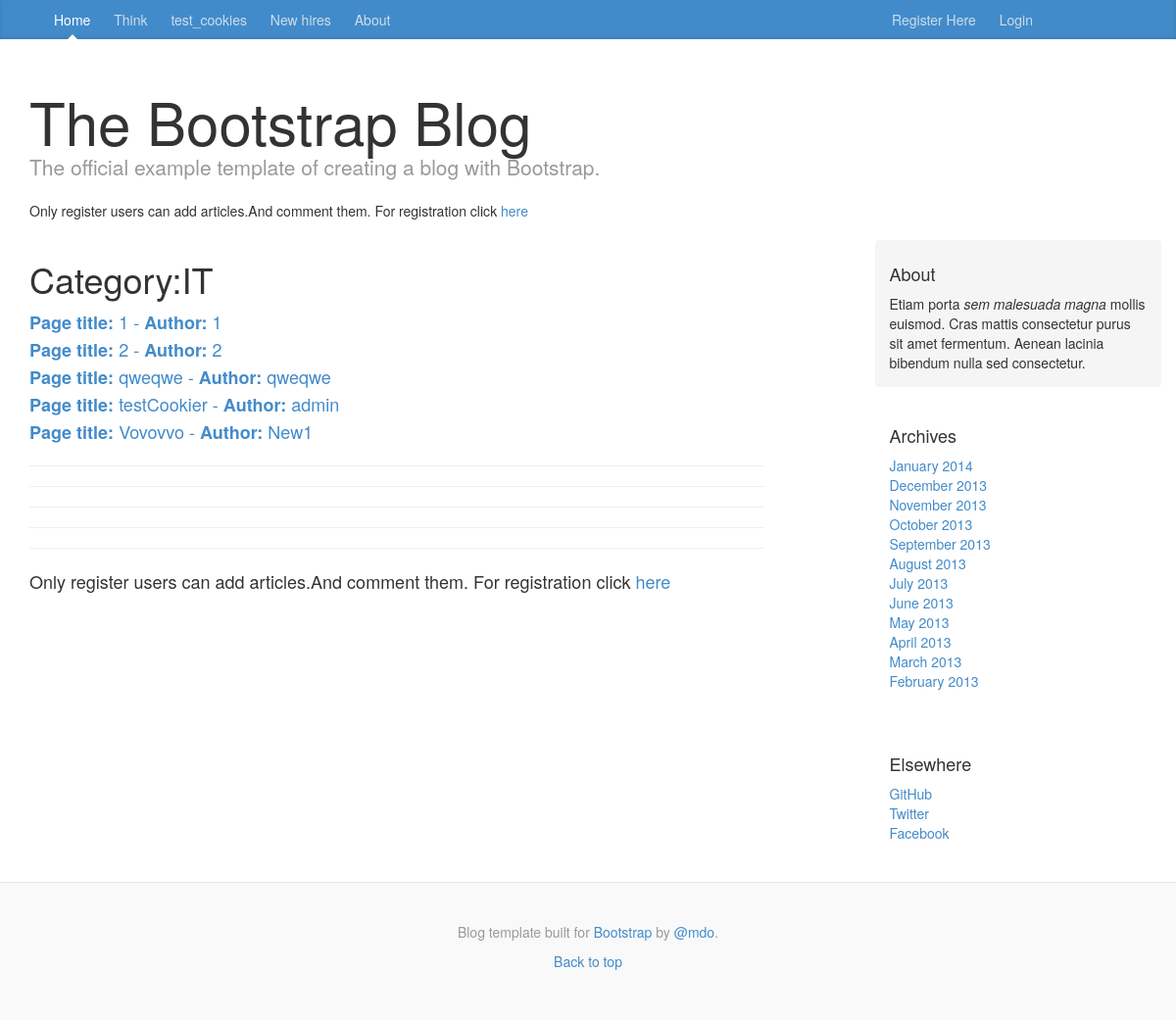
The page /blog/show_category/it/ on the database as committed earlier.
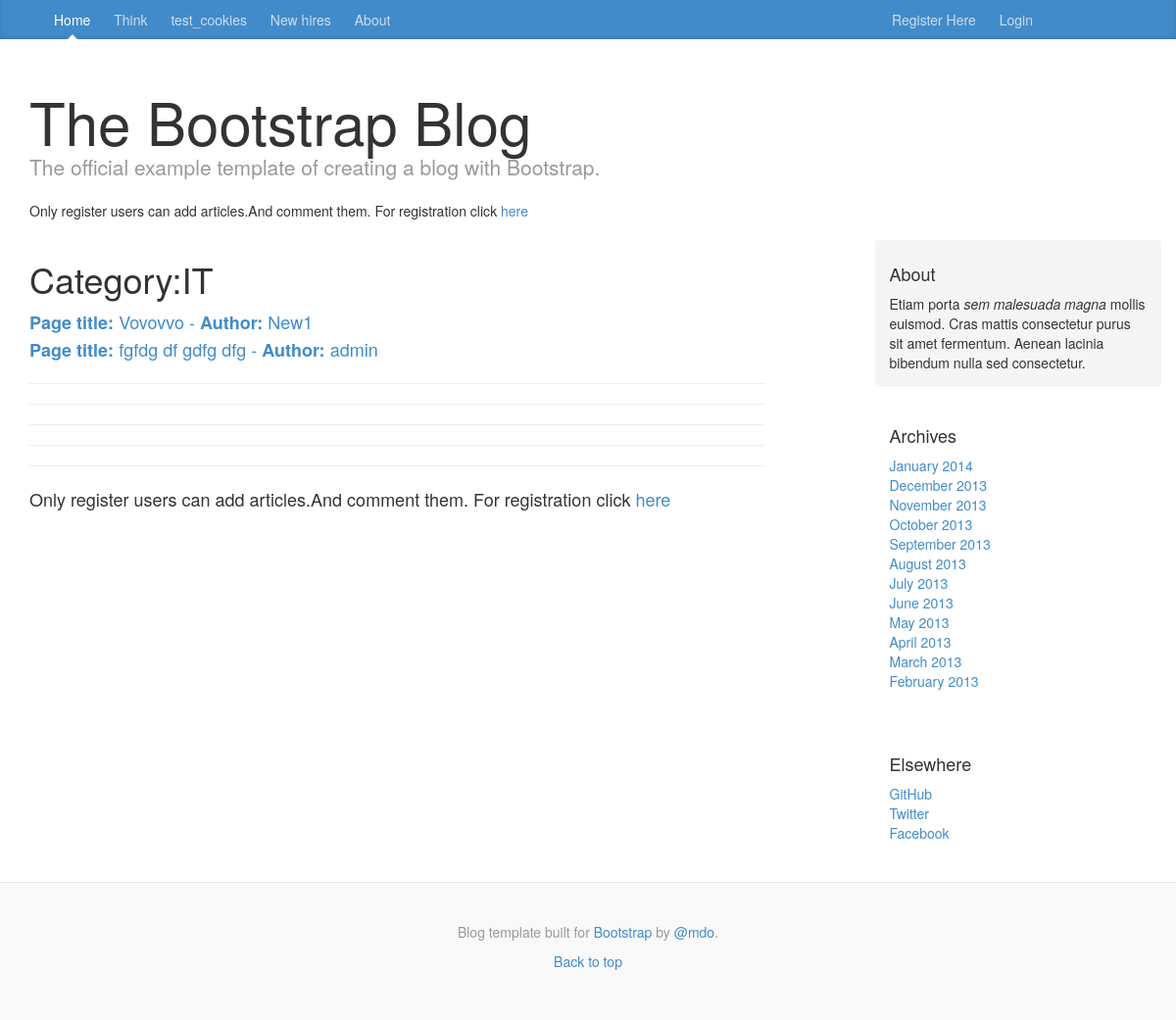
The same page on the database as committed later.
### blog/models.py (models this page shows, shortened)
class Page(models.Model):
    category = models.ForeignKey(Category)
    id = models.IntegerField(primary_key=True)
    title = models.CharField(max_length=128)
    author = models.CharField(max_length=128)
    date_print = models.DateTimeField(auto_now_add=True)
    content = models.CharField(max_length=5000,)
    views = models.IntegerField(default=0)
    likes = models.IntegerField(default=0)
    favorite = models.BooleanField(default=False)

### blog/views.py (the view)
# urls.py: url(r'^show_category/(?P<category_name_slug>[\w\-]+)/$', views.show_category, name='show_category'),
def show_category(request, category_name_slug):
    context_dict = {}
    try:
        category = Category.objects.get(slug=category_name_slug)
        pages = Page.objects.filter(category=category)
        context_dict['category'] = category
        context_dict['pages'] = pages
    except:
        context_dict['category'] = None
        context_dict['pages'] = None
    return render(request, 'blog/show_category.html', context_dict)

### template/blog/show_category.html (shortened to what this page needs)
{% extends 'blog/base.html' %}
{% block body_block%}
    {% if category %}
        <strong><h1>Category:{{ category.name }}</h1></strong>
        {% if pages %}
            {% for page in pages %}
                <a href="{% url 'show_page' page.id %}">
                    <strong>Page title:</strong> {{ page.title }} - <strong>Author:</strong> {{ page.author }}</a><br>
            {% endfor %}
        {% else %}
            There is no notes in this category.<br>
            But you can be the <strong>first</strong><br>
            The button to add below;)
        {% endif %}
    {% else %}
        None Pages
    {% endif %}
    <hr>
    <hr>
    <hr>
    <hr>
    <hr>
    {% if  user.is_authenticated %}
        <a href="{%  url 'add_page' category.slug %}"><strong><i class="fa fa-file fa-3x" aria-hidden="true"></i></strong></a>
    {% else %}
        Only register users can add articles.And comment them.
        For registration click <a href="{% url 'registration_register' %}">here</a>
    {% endif %}
{% endblock %}

Rows that differ between the two databases and show on the page:
removed Page: title "1", author "1"
removed Page: title "2", author "2"
removed Page: title "qweqwe", author "qweqwe"
removed Page: title "testCookier", author "admin"
added Page: title "fgfdg df gdfg dfg", author "admin"
